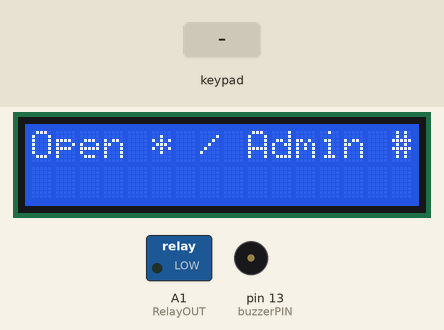
This sketch was run on a simulated Arduino Uno, built with avr-gcc and run on an emulated ATmega328P. On the bench: 16×2 character LCD, switched loads named in the sketch (green lamp = pin HIGH), buzzer (waves = sounding). The inputs (shaded band) are chosen by the test bench. EEPROM starts erased.

Above: at 2.3 s.
2.4 s: key '*' pressed
At 2.8 s:
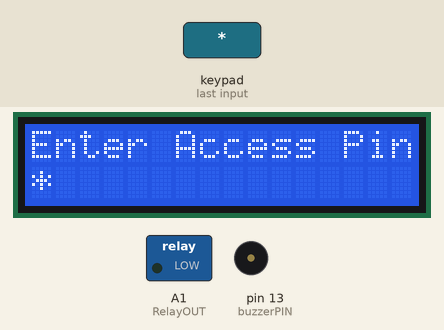
4.0 s: keypad keys 0 0 0 0 pressed 0.4 s apart
At 6.4 s:
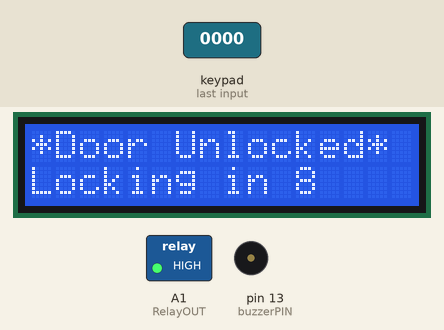
At 14.3 s:
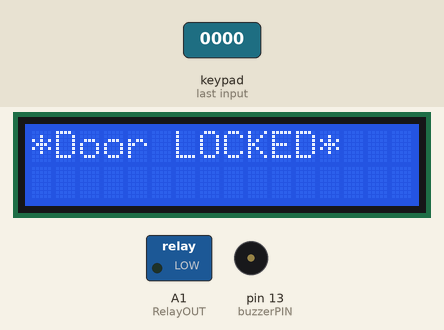
Timing chart, 0 to 15.8 s (numbered marks = the images above; inputs shaded):
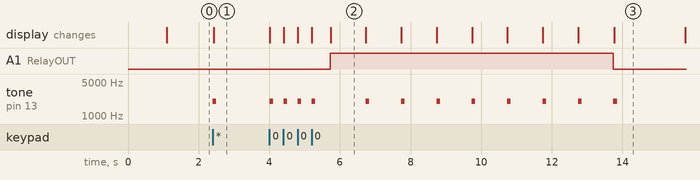

The sketch:

KEYPAD_GATE_LOCK.ino
```cpp
#include <Keypad.h>
#include <EEPROM.h>
#include "MyKeypadDisplay.h"

//Constants for row and column sizes
const byte ROWS = 4;
const byte COLS = 3;

//Array to represent keys on keypad
char hexKeys[ROWS][COLS] = {
  {'1', '2', '3'},
  {'4', '5', '6'},
  {'7', '8', '9'},
  {'*', '0', '#'}
};

//Digital Pin Connections to Keypad
byte rowPins[ROWS] = {9, 8, 7, 6};
byte colPins[COLS] = {5, 4, 3};

//Key Globals
char    customKey;
bool    Unlocked=false;
String  defaultUnlockCode="0000";
String  unlockCode="0000";
int     unlockCodeLength=unlockCode.length();
const bool  DoPRINT=false;
const bool  DontShowDigits=true;
const char  NoDigit='.';

//Definitions
#define  AdminCode 1984 //SecretNumber Store in EEPROM at ADDRESS 0x05 Decimal use to test if unlock code has been set in EEPROM
#define  AdminIndex 5
#define  buzzerPIN 13    //Peizo Buzzer Pin for tone sounds
#define  RelayOUT A1  //Defines Pin A1 as the relay control

// Create Keypad object
Keypad customKeypad=Keypad(makeKeymap(hexKeys), rowPins, colPins, ROWS, COLS);

//Create Display Object
MyKeypadDisplay myDisplay;

//Initialises EEPROM
void ZapEprom()
{
  EEPROM.begin();
  for(byte x=0;x<20;x++)
      EEPROM.put(x,0);
  EEPROM.end();
}

//OK Sound
void beep()
{
  tone(buzzerPIN, 2000,100); // Send 2KHz sound signal     // Stop sound
}

//NOT OK Sound
void boop()
{
  tone(buzzerPIN,400,1000); // Send 0.4KHz sound signal
}

bool IsKeyNumeric(char key)
{
  byte num = (byte)key;
  return (num>=48 && num <=57);
}

int GetEEPROMAdminCode()
{
  int AdminSecretPin;
  EEPROM.begin();
  AdminSecretPin=EEPROM.get(AdminIndex,AdminSecretPin);
  EEPROM.end();
  return AdminSecretPin;
}

int SetEEPROMAdminCode()
{
   int AdminSecretPin;
   EEPROM.begin();
   AdminSecretPin=EEPROM.put(AdminIndex, AdminCode);
   EEPROM.end();
   return AdminSecretPin;
}

//Useful for diagnosing further work if needed
void DumpEEPROM()
{
  if(!DoPRINT) return;
  Serial.println("DUMP EEPROM");
  Serial.println("===========");
  Serial.println("Open Code");
  char c;
  String theOpenCode="";
  int digit;
  for(int x=0;x<unlockCodeLength;x++)
  {
    Serial.print((char)EEPROM.get(x,c));
    theOpenCode+=(char)EEPROM.get(x,c);
  }
  Serial.print("(");
  Serial.print(theOpenCode);
  Serial.println(")");

  Serial.println("AdminSecretPin CODE ");
  Serial.println(EEPROM.get(AdminIndex,digit),DEC);
  Serial.println();

  Serial.print("defaultUnlockCode : ");Serial.println(defaultUnlockCode);
  Serial.print("unlockCode : ");Serial.println(unlockCode);
  Serial.print("unlockCodeLength : ");Serial.println(unlockCodeLength);
}

//Used to retreive/match User Pin to open lock
String GetPin( uint8_t pinLength = 4, String pinToMatch = "", char* instruct16="", String failureDisplay="", char  token='*')
{
  char  customKey=char(0);
  String keysPressed="";
  uint8_t x=1;
  int timeoutMs=10000;
  long startMillis=millis();

  myDisplay.Clear();
  myDisplay.Print(instruct16,0,0);
  myDisplay.PrintChr(token,0,1);

  while( keysPressed.length()<=pinLength )
  {
    customKey=customKeypad.getKey();
    if( millis()-startMillis>timeoutMs) return "TIMEOUT";

    if(customKey)
    {
      beep();
      startMillis=millis();
      if(DontShowDigits)
         myDisplay.PrintChr(NoDigit,x++,1);
      else
         myDisplay.PrintChr(customKey,x++,1);

      keysPressed+=String(customKey);

      if(keysPressed.length()==pinLength)
      {
        //If a Collected Pin is specified length and no match requirement then return String containing
        if( keysPressed.length()==pinLength && pinToMatch.length()==0 ) return keysPressed;

        //If a Collected Pin is specified length and keysPressed Match  pinToMatch then return String "MATCH" else "FAIL" returned
        if( keysPressed.length()==pinLength )
            if( keysPressed==pinToMatch) return "MATCH"; else return "FAIL";
      }
    }
  }
  x++;
}

String EnterSecetSumber()
{
   //Secret Number Is AdminCode
   //user enters the SecretNumber

   char keyPressed;
   String secret=String(AdminCode);
   String reply=GetPin(4, secret, "Enter Admin Code", "", '#');
   return reply;
}


bool SetNewAccessCode(char customKey )
{
   String reply=GetPin( 4, "", "New User Pin?", "", '#');
   if( reply=="FAIL" || reply=="TIMEOUT")
   {
     myDisplay.Clear();
     myDisplay.PrintStr(reply, 0,0);
     boop();
     delay(800);
     return false;
   }
   else
   {

      //Save new code returned
      EEPROM.begin();
      for( int x=0;x<unlockCodeLength;x++)
          EEPROM.put(x,reply.charAt(x));
      EEPROM.end();
      unlockCode=reply;
      myDisplay.Clear();
      myDisplay.Print("New Pin Saved", 0, 0);
      delay(2000);
      DumpEEPROM();
      return true;
   }
}

bool TryUnlockSequence( char customKey )
{
   String reply=GetPin(4,unlockCode,"Enter Access Pin","",'*');

   if( reply=="MATCH")
   {
      long timeStartedMs=millis();
      int countdown = 8;

      //Annouce Door Unlocked
      delay(500);
      myDisplay.Clear();
      myDisplay.PrintStr("*Door Unlocked*", 0, 0);
      digitalWrite(RelayOUT, HIGH); //Energise Relay
      //Annouce Countdown To Re-Lock
      myDisplay.Print("Locking in", 0,1);
      for (int i=countdown; i >0 ; i--)
      {
        myDisplay.PrintChr(char(48+i), 11,1);
        delay(1000);
        beep();
      }
      digitalWrite(RelayOUT, LOW);//De-Energise Relay
      myDisplay.Clear();
      myDisplay.PrintStr("*Door LOCKED*", 0, 0);
      delay(2000);
      return true;
   }

   if( reply=="TIMEOUT")
   {
     boop();
     myDisplay.Clear();
     myDisplay.Print("TIMEOUT", 0, 0);
     delay(1000);
     return false;
   }
   else
   {
    delay(1500);
    myDisplay.Clear();
    myDisplay.Print("Wrong Pin", 0, 0);
    boop();
    delay(1000);
    return false;
   }

}

void setup()
{
  //Testing or Development purposes only.
  //ZapEprom();

  pinMode(RelayOUT, OUTPUT);
  digitalWrite(RelayOUT, LOW);// TURN OFF SOLENOID SIGNAL

  //Setup Buzzer
  pinMode(buzzerPIN,OUTPUT);

  // Setup serial monitor
  Serial.begin(9600);
  while(!Serial==1){}
  myDisplay.Init();
  delay(500);

  if(DoPRINT)
  {
    DumpEEPROM();
  }

  //If AdminSecretPin code Does exist in the EEPROM then set unlockCode = EEPROM Stored unlockCode
  if(GetEEPROMAdminCode()==AdminCode)
  {
    if(DoPRINT)
    {
      Serial.print("Setup unlockCode=");Serial.println(unlockCode);
      Serial.print("Has AdminCode = ");Serial.println(GetEEPROMAdminCode());
    }

    unlockCode="";
    for(int x=0;x<unlockCodeLength;x++)
    {
      unlockCode+=(char)EEPROM.read(x);
    }
  }
  else
  {
    // Write Open Code/AdminSecretPin Code to EEPROM (acknowledges the unlock code in the EEPROM is now valid.)
    SetEEPROMAdminCode();
    EEPROM.begin();
    for(int x=0;x<unlockCodeLength;x++)
    {
      EEPROM.put(x,(char) defaultUnlockCode.charAt(x) );
    }
    unlockCode=defaultUnlockCode;
    EEPROM.end();
  }

  if( DoPRINT ) DumpEEPROM();
   myDisplay.DisplayDefaultEntry();

}


void loop()
{

  customKey = customKeypad.getKey();

  //If Unlock *
  if(customKey==42 )
  {
    beep();
    myDisplay.BackLight(true);
    TryUnlockSequence(customKey);
    customKey=0;
    myDisplay.DisplayDefaultEntry();
  }

  //If SetNewUnlock #   First Enter Sectret Number 'NNNN' and then Enter The Actual new number to be used.
  if(customKey==35 )
  {
     myDisplay.BackLight(true);
     beep();

    if( EnterSecetSumber()=="MATCH" )
    {
      SetNewAccessCode(customKey);
    }
    else
    {
      boop();
    }
     customKey=0;
     myDisplay.DisplayDefaultEntry();
   }
}
```

MykeypadDisplay.cpp
```cpp
#include <Wire.h>
#include "MyKeypadDisplay.h"

 LiquidCrystal_I2C lcd(0x27,16,2);
   //AlternateAddress (0x3F,16,2);
//Constructor
MyKeypadDisplay::MyKeypadDisplay()
{
  //Any additional initialiser code.
};

void MyKeypadDisplay::Init()
{
  lcd.init();
  lcd.backlight();
  delay(500);
};

//Experimental Not currently used to sense the address of the Crystal Display
bool MyKeypadDisplay::i2CAddrTest(uint8_t addr)
{
 Wire.begin();
 Wire.beginTransmission(addr);
 if (Wire.endTransmission() == 0)
 {
   return true;
 }
 return false;
};


void MyKeypadDisplay::DisplayDefaultEntry()
{
   lcd.clear();
   lcd.setCursor(0,0);
   lcd.printstr("Open * / Admin #");
}

//Not Currently called - Channel Plug
void MyKeypadDisplay::Splash()
{
  lcd.setCursor(0,0);
  lcd.printstr("TELsBench");
  lcd.setCursor(0,1);
  lcd.printstr("Keypad/Lock");
};

void MyKeypadDisplay::Clear()
{
   lcd.clear();
};

void MyKeypadDisplay::Print( char* message, uint8_t x, uint8_t y)
{
   lcd.setCursor(x,y);
   lcd.printstr(message);
};

void MyKeypadDisplay::PrintStr( String message, uint8_t x, uint8_t y)
{
   lcd.setCursor(x,y);
   lcd.print(message);
};

void MyKeypadDisplay::PrintChr( char c , uint8_t x, uint8_t y)
{
   lcd.setCursor(x,y);
   lcd.print(c);
};

void MyKeypadDisplay::SetCursor( uint8_t x, uint8_t y)
{
   lcd.setCursor(x,y);
};

 void MyKeypadDisplay::BackLight(bool On = true)
 {
    if( On)
       lcd.backlight();
    else
       lcd.noBacklight();
 }
```

MykeypadDisplay.h
```cpp
#include <Arduino.h>
#include <LiquidCrystal_I2C.h>


class MyKeypadDisplay
{
  private:


  public:


  bool i2CAddrTest(uint8_t addr);


  MyKeypadDisplay();
  void Init();
  void Splash();
  void Clear();
  void Print( char* message, uint8_t x, uint8_t y);
  void MyKeypadDisplay::PrintChr( char c , uint8_t x, uint8_t y);
  void MyKeypadDisplay::SetCursor( uint8_t x, uint8_t y);
  void MyKeypadDisplay::DisplayDefaultEntry();
  void MyKeypadDisplay::PrintStr( String message, uint8_t x, uint8_t y);
  void MyKeypadDisplay::BackLight(bool On = true);


};
```

Measured:
- after the input at 2.4 s, tone on pin 13 (buzzerPIN): silent → 2000 Hz at once, → silent 0.10 s later; the display: changes at once (image 1)
- after the input at 4.0 s, A1 (RelayOUT): LOW → HIGH after 1.7 s, → LOW 8.0 s later
- what the display in image 2 shows lasts 1.0 s, from 5.7 s to 6.7 s
